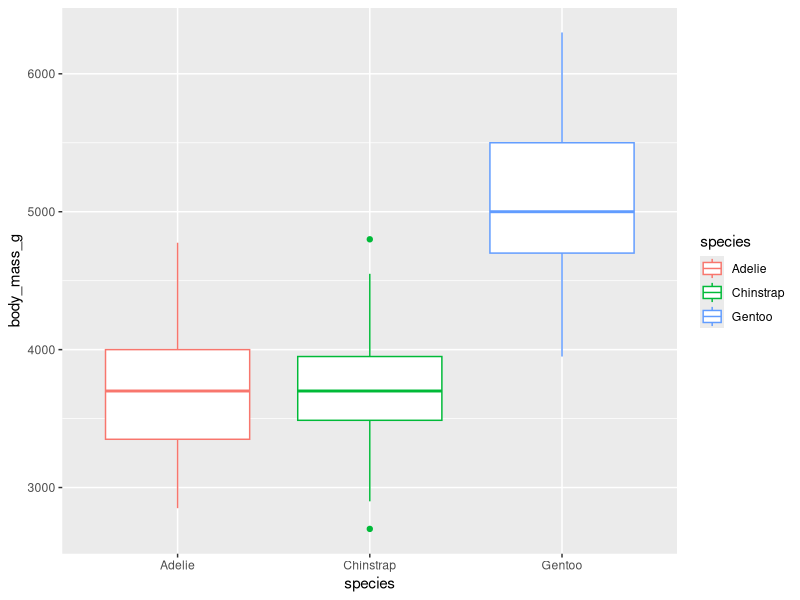
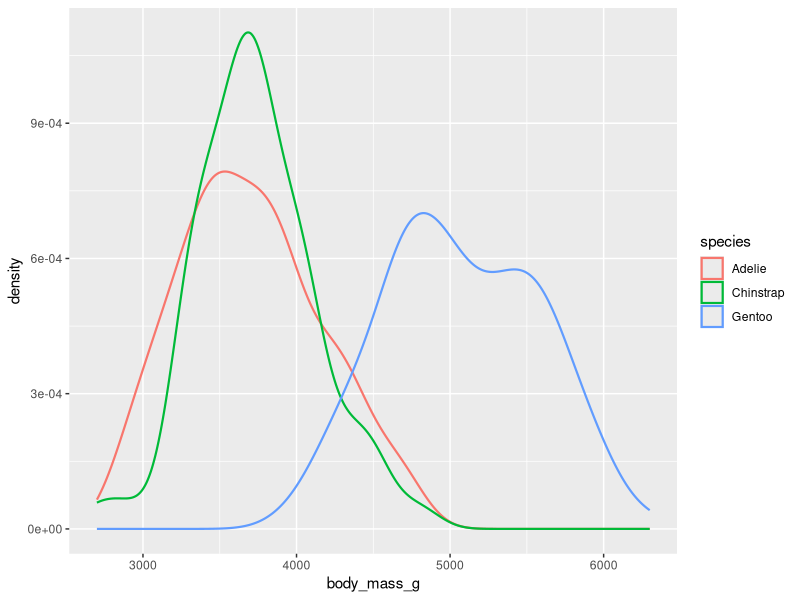
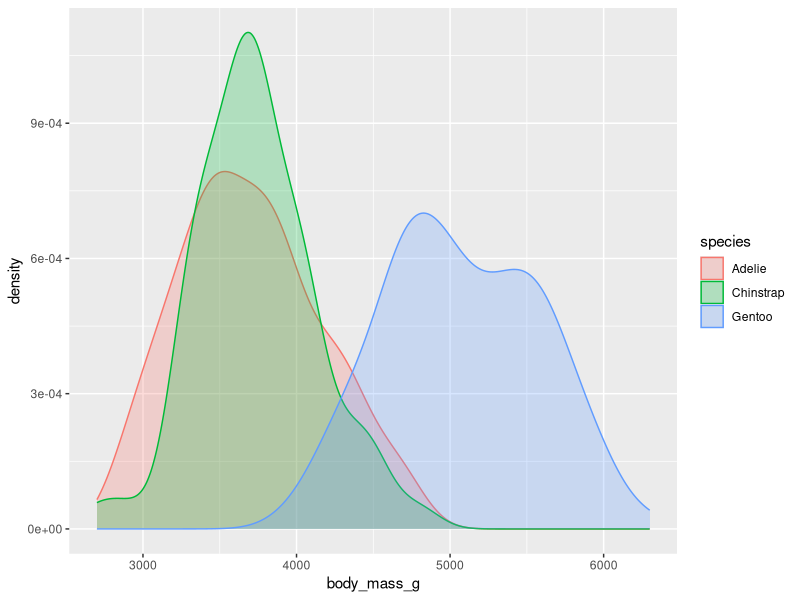
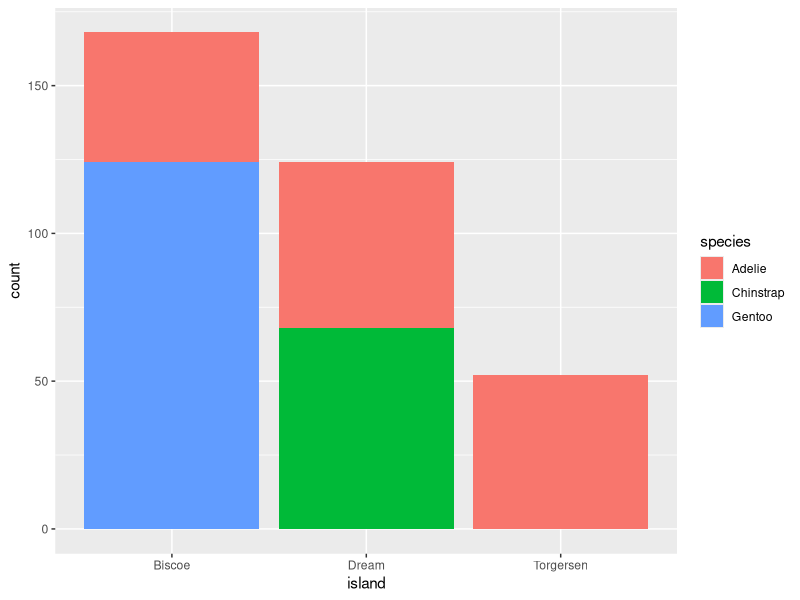
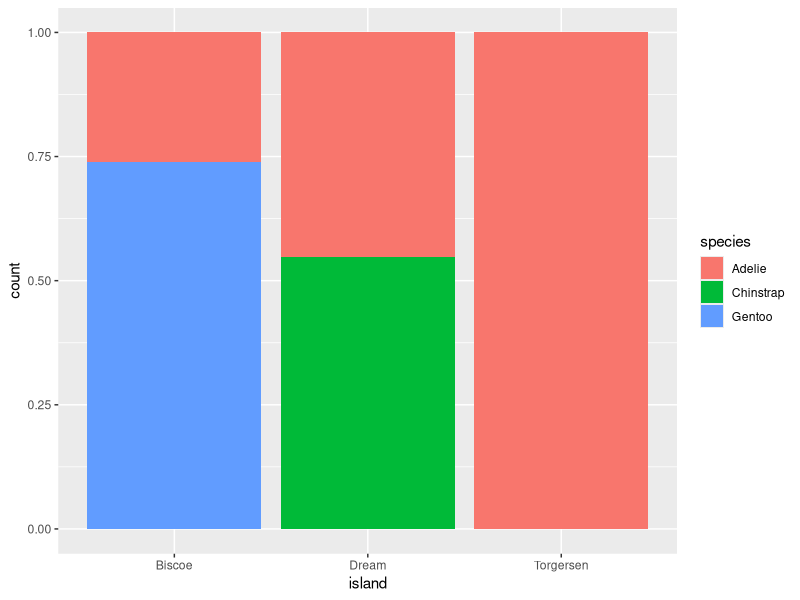
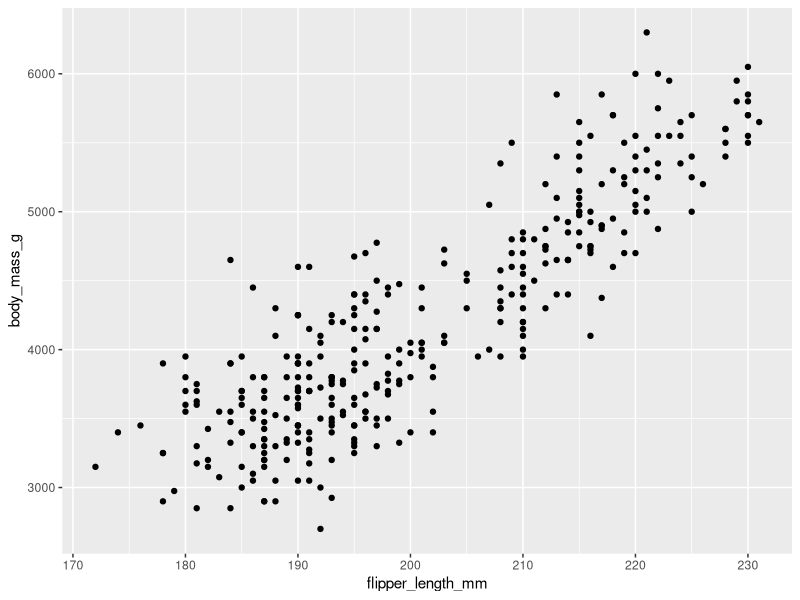
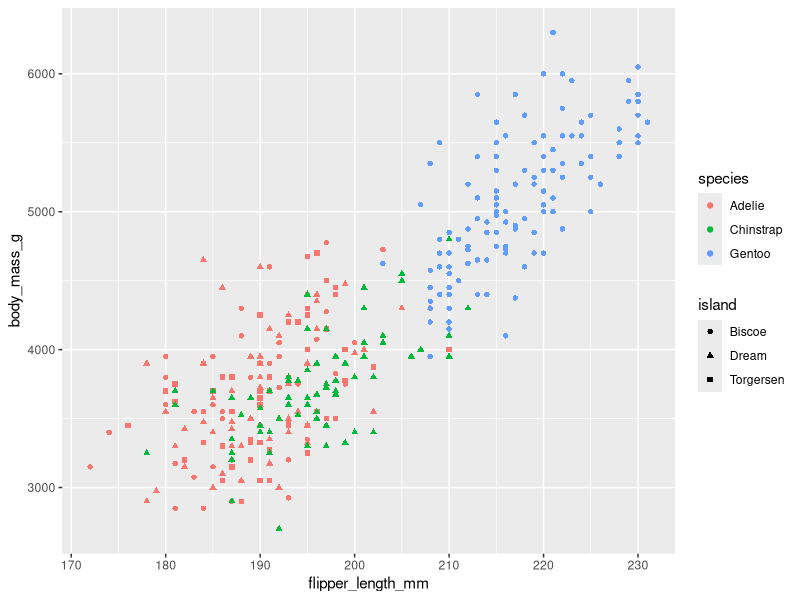
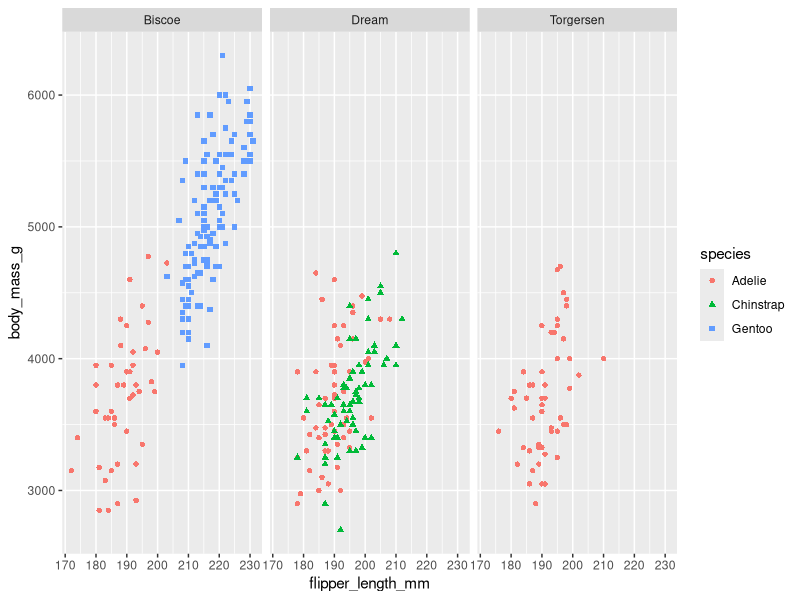

These charts were generated, in order, by the following R code:
# start w/ 1.5 visualizing relationships 
# https://r4ds.hadley.nz/data-visualize#visualizing-relationships

#Install packages
install.packages("tidyverse")
install.packages("palmerpenguins")
install.packages("ggthemes")
install.packages("ggplot2")

#Load packages
library(tidyverse)
library(palmerpenguins)
library(ggthemes)
library(ggplot2)

#Preview dataset penguins 
penguins

str(penguins)

# boxplot displaying masses of each species side-by-side

ggplot(penguins, aes(x = species, y = body_mass_g, color=species)) +
  geom_boxplot()

#try the same thing but with density 

ggplot(penguins, aes(x = body_mass_g, color=species)) +
  geom_density(linewidth =0.75)


# in this exapmle, the alpha argument colors the fill  and makes the color transparent on a scale
# between 0 (completely transparent) and 1 (completely opaque)

ggplot(penguins, aes(x = body_mass_g, color = species, fill = species)) +
  geom_density(alpha = 0.25)

# terminology 

# We ***map*** variables to aesthetics if we want the visual attribute represented by 
# that aesthetic to vary based on the values of that variable

# Otherwise, we ***set*** the value of an aesthetic.

# plot of frequencies 

ggplot(penguins, aes(x = island, fill = species)) +
  geom_bar()

ggplot(penguins, aes(x = island, fill = species)) +
  geom_bar(position = "fill")

# scatterplot still most common visualization for relationship between two numerical variables

ggplot(penguins, aes(x = flipper_length_mm, y = body_mass_g)) +
  geom_point()

# we can incorporate more variables into a plot by mapping them to additional aesthetics.
# in the following scatterplot the colors of points represent species and the shapes of points represent islands.

ggplot(penguins, aes(x = flipper_length_mm, y = body_mass_g)) +
  geom_point(aes(color = species, shape = island))

# However adding too many aesthetic mappings to a plot makes it cluttered and 
# difficult to make sense of

# consider faceting, eg

# The first argument of facet_wrap() is a formula3, which you create with ~ 
# followed by a variable name. The variable that you pass to facet_wrap() should 
# be categorical.

ggplot(penguins, aes(x = flipper_length_mm, y = body_mass_g)) +
  geom_point(aes(color = species, shape = species)) +
  facet_wrap(~island)

# exercises 1.5.5

# 1.  how many variables categorical vs. numeric
?mpg
mpg
head(mpg)
# 7 are categorical(?)

#2. Make a scatterplot of hwy vs. displ using the mpg data frame. Next, map a third, 
# numerical variable to color, then size, then both color and size, then shape. 
# How do these aesthetics behave differently for categorical vs. numerical variables?

ggplot(mpg, aes(x = hwy, y = displ)) + 
  geom_point()


ggplot(mpg, aes(x = hwy, y = displ)) + 
  geom_point(aes(shape=model, color=model))

#3. In the scatterplot of hwy vs. displ, what happens if you map a third variable to linewidth

ggplot(mpg, aes(x = hwy, y = displ, linewidth = cyl)) + 
  geom_point() 

#4 see 2 above (mapping same variable to different aesthetics)

#5 Make a scatterplot of bill_depth_mm vs. bill_length_mm and color the points by species. 
# What does adding coloring by species reveal about the relationship between these two variables? 
# What about faceting by species?
str(penguins)

ggplot(penguins, aes(x=bill_depth_mm, y=bill_length_mm)) + 
  geom_point(aes(color=species)) + 
  facet_wrap(~species)

# 6 Why does the following yield two separate legends? How would you fix it to 
# combine the two legends?

# (answ: fix capitalization)

ggplot(
  data = penguins,
  mapping = aes(
    x = bill_length_mm, y = bill_depth_mm, 
    color = species, shape = species
  )
) +
  geom_point() +
  labs(color = "species")
 
# Create the two following stacked bar plots. Which question can you answer with 
# the first one? Which question can you answer with the second one?

ggplot(penguins, aes(x = island, fill = species)) +
  geom_bar(position = "fill") #percentageof species by island 

ggplot(penguins, aes(x = species, fill = island)) +
  geom_bar(position = "fill") #which island each species lives on 


